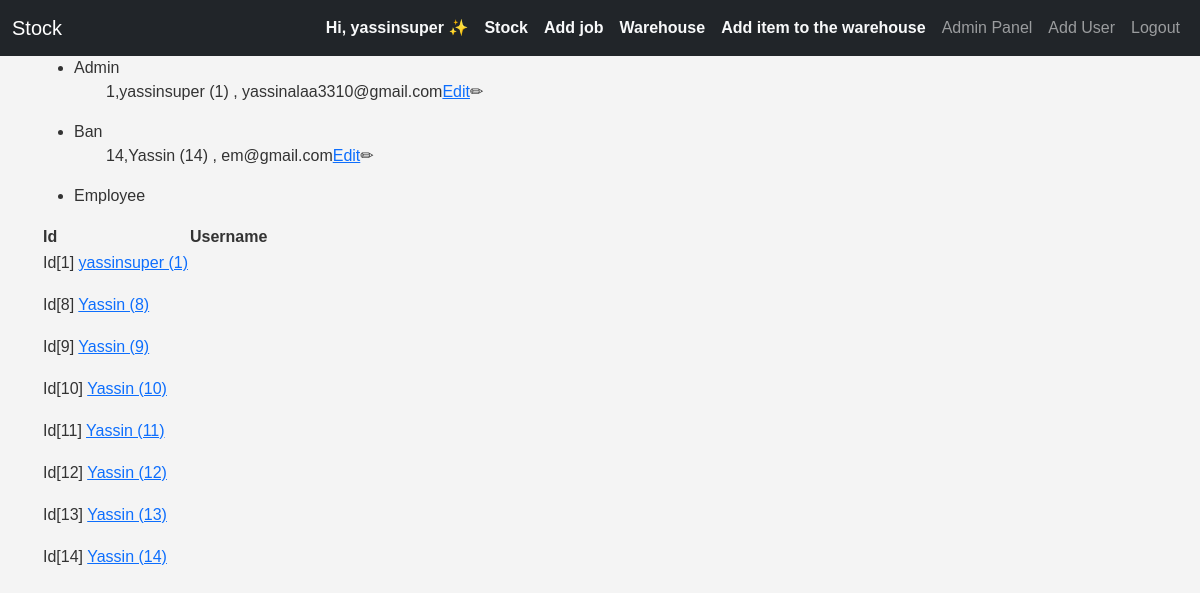
/adpanel/ (signed in), run on the app's committed database.
### inventory/models.py (models this page shows, shortened)
class CustomUser(AbstractUser):
    company = models.ForeignKey(Company, on_delete=models.CASCADE, null=True, blank=True, related_name="employeees")
    email = models.EmailField(unique=True)
    username = models.CharField(max_length=90, unique=False)
    groups = models.ManyToManyField('auth.Group', related_name='users')
    REQUIRED_FIELDS = ['username',]
    USERNAME_FIELD = 'email'
    def __str__(self):
        return self.username +" ("+ str(self.id)+") "
    class Meta:
        verbose_name_plural = 'users'
        ordering = ['id']

class Company(models.Model):
    owner = models.ForeignKey("inventory.CustomUser", on_delete=models.CASCADE, null=True, blank=True,related_name="company_owner")
    employees = models.ManyToManyField('CustomUser', related_name='companies')
    company_name=models.CharField(max_length=70)
    company_email = models.EmailField(max_length=100)
    address=models.TextField()
    phone=models.CharField(max_length=15)
    class Meta:
        verbose_name_plural = 'companies'
        ordering = ['company_name']

### inventory/views.py (the view)
# urls.py: path('adpanel/',views.admin_panel,name='admin_panel'),
@admins_only
def admin_panel(request):
        if request.user.groups.filter(name="Admin").exists() or request.user.company.owner==request.user:
            groups = Group.objects.all().order_by("name")
            context = {
                'groups': groups,
                'users': CustomUser.objects.filter(company=request.user.company),
            }
            return render(request, 'inventory/admin_panel.html',context )
        else:
            return HttpResponse("You are not authorized to view this page")

### inventory/templatetags/custom_tags.py (called while the page is built)
@register.filter
def is_admin(user):
    if user.groups.filter(name='Admin').exists() or user.company.owner==user:
        return True
    return False

@register.filter
def is_in_group(user, group_name):
    return user.groups.filter(name=group_name).exists()

@register.filter
def is_owner(user):
    if user.is_authenticated and user.company.owner==user:
        return True
    return False

### templates/inventory/admin_panel.html
{% extends 'inventory/base.html' %}
{% load static %}
{% load custom_tags %}
{% block body %}
  {% for group in groups %}
    <ul>
      <li>{{ group }}</li>
      <ul style="list-style-type:none;">
        {% for user in users %}
          {% if user|is_in_group:group %}
            <li>
              {{ user.id }},{{ user }}, {{ user.email }}<span><a href="{{ user.id }}">Edit</a>✏</span>
            </li>
          {% endif %}
        {% endfor %}
      </ul>
    </ul>
  {% endfor %}
  <table>
    <tr>
      <td>
        <strong>Id</strong>
      </td>
      <td>
        <strong>Username</strong>
      </td>
    </tr>
    {% for user in users %}
      <tr>
        <td>
          <p>
            Id[{{ user.id }}] <a href="{{ user.id }}">{{ user }}</a>
          </p>
        </td>
      </tr>
    {% endfor %}
  </table>
{% endblock %}

### templates/inventory/base.html (shortened to what this page needs)
{% load static %}
{% load custom_tags %}
<!DOCTYPE html>
<html lang="en">
  <head>
    <link href="https://cdn.jsdelivr.net/npm/bootstrap@5.3.3/dist/css/bootstrap.min.css" rel="stylesheet" />
    <link rel="stylesheet" href="{% static 'css/style.css' %}" />
  </head>
  <body>
    {% if request.user.is_authenticated %}
      <nav class="navbar navbar-expand-lg navbar-dark bg-dark">
        <div class="container-fluid">
          <a class="navbar-brand" href="{% url 'inventory' %}">{{ request.user.company.company_name }}</a>
          <div class="collapse navbar-collapse" id="navbarNav">
            <ul class="navbar-nav ms-auto align-items-center">
              <li class="nav-item">
                <a class="nav-link fw-bold text-light" href="{% url 'update_user' request.user.id %}">
                  {% if request.user|is_owner %}
                    Hi, {{ request.user.username }} ✨
                  {% else %}
                    {% if request.user|is_admin %}
                      {{ request.user.username }}👔 <small>Admin</small>
                    {% else %}
                      {{ request.user.username }}👔 <small>Employee</small>
                    {% endif %}
                  {% endif %}
                </a>
              </li>
              {% if request.user.company %}
                {% if request.user|is_owner %}
                  <li class="nav-item">
                    <a class="nav-link fw-bold text-light" href="{% url 'update_company' request.user.company.id %}">{{ request.user.company.company_name }}</a>
                  </li>
                {% else %}
                  <li class="nav-item">
                    <a class="nav-link fw-bold text-light" href="{% url 'update_company' request.user.company.id %}">{{ request.user.company.company_name }}</a>
                  </li>
                {% endif %}
              {% endif %}
              <li class="nav-item">
                <a class="nav-link fw-bold text-light" href="{% url 'create_job' %}">Add job</a>
              </li>
              <li class="nav-item">
                <a class="nav-link fw-bold text-light" href="{% url 'warehouse' %}">Warehouse</a>
              </li>
              <li class="nav-item">
                <a class="nav-link fw-bold text-light" href="{% url 'item_add' True %}">Add item to the warehouse</a>
              </li>
              {% if request.user|is_admin %}
                <li class="nav-item">
                  <a class="nav-link" href="{% url 'admin_panel' %}">Admin Panel</a>
                </li>
                <li class="nav-item">
                  <a class="nav-link" href="{% url 'register' %}">Add User</a>
                </li>
              {% endif %}
              <li class="nav-item">
                <a class="nav-link" href="{% url 'logout' %}">Logout</a>
              </li>
            </ul>
          </div>
        </div>
      </nav>
    {% endif %}
    <div class="container content">
      {% block body %}
      {% endblock %}
    </div>
  </body>
</html>

### stock/static/css/style.css (style rules this page uses)
body { font-family: Arial, sans-serif; background: #f4f4f4; margin: 0; padding: 0; color: #333; }

### data on the page
CustomUser: user.company.company_name "Stock", user.username "yassinsuper", id "1", username+id "yassinsuper (1)", email "yassinalaa3310@gmail.com"
CustomUser: id "14", username+id "Yassin (14)", email "em@gmail.com"
CustomUser: id "8", username+id "Yassin (8)"
CustomUser: id "9", username+id "Yassin (9)"
CustomUser: id "10", username+id "Yassin (10)"
CustomUser: id "11", username+id "Yassin (11)"
CustomUser: id "12", username+id "Yassin (12)"
CustomUser: id "13", username+id "Yassin (13)"

### other printed values
{{ group }} "Admin"
{{ group }} "Ban"
{{ group }} "Employee"
